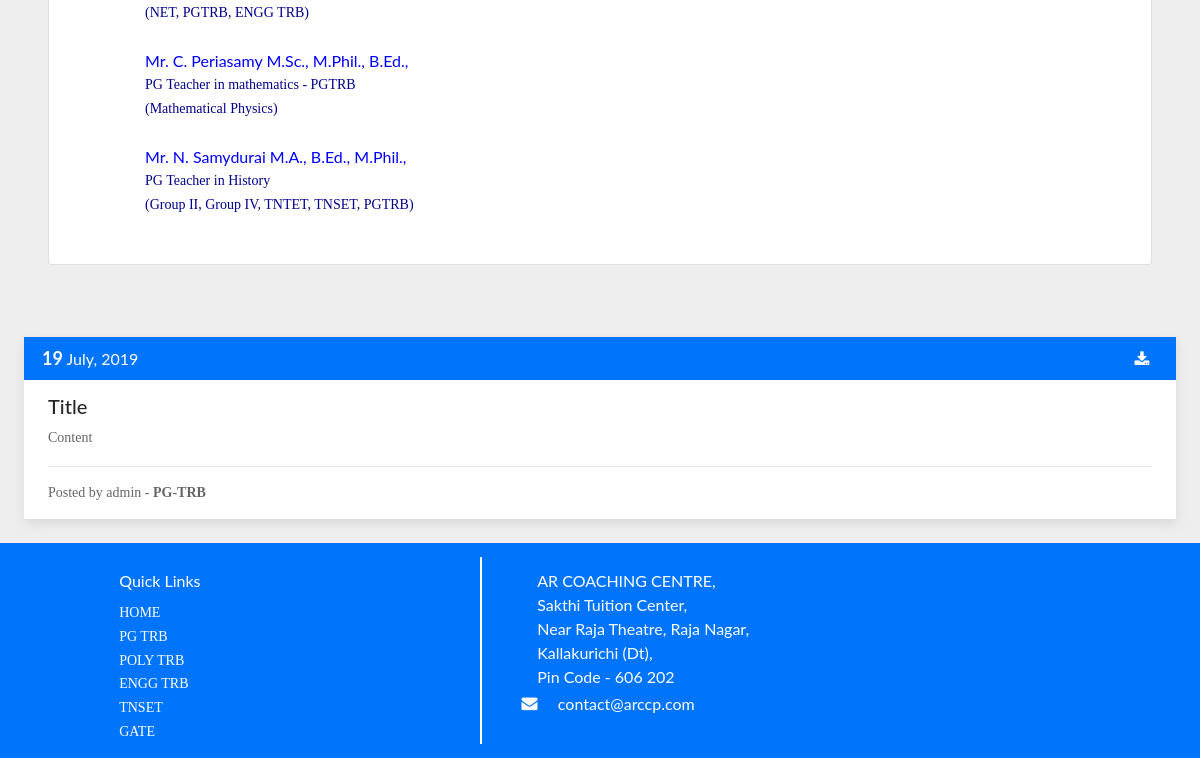
Page /m/pgtrb/ (lower part) on the earlier database version.
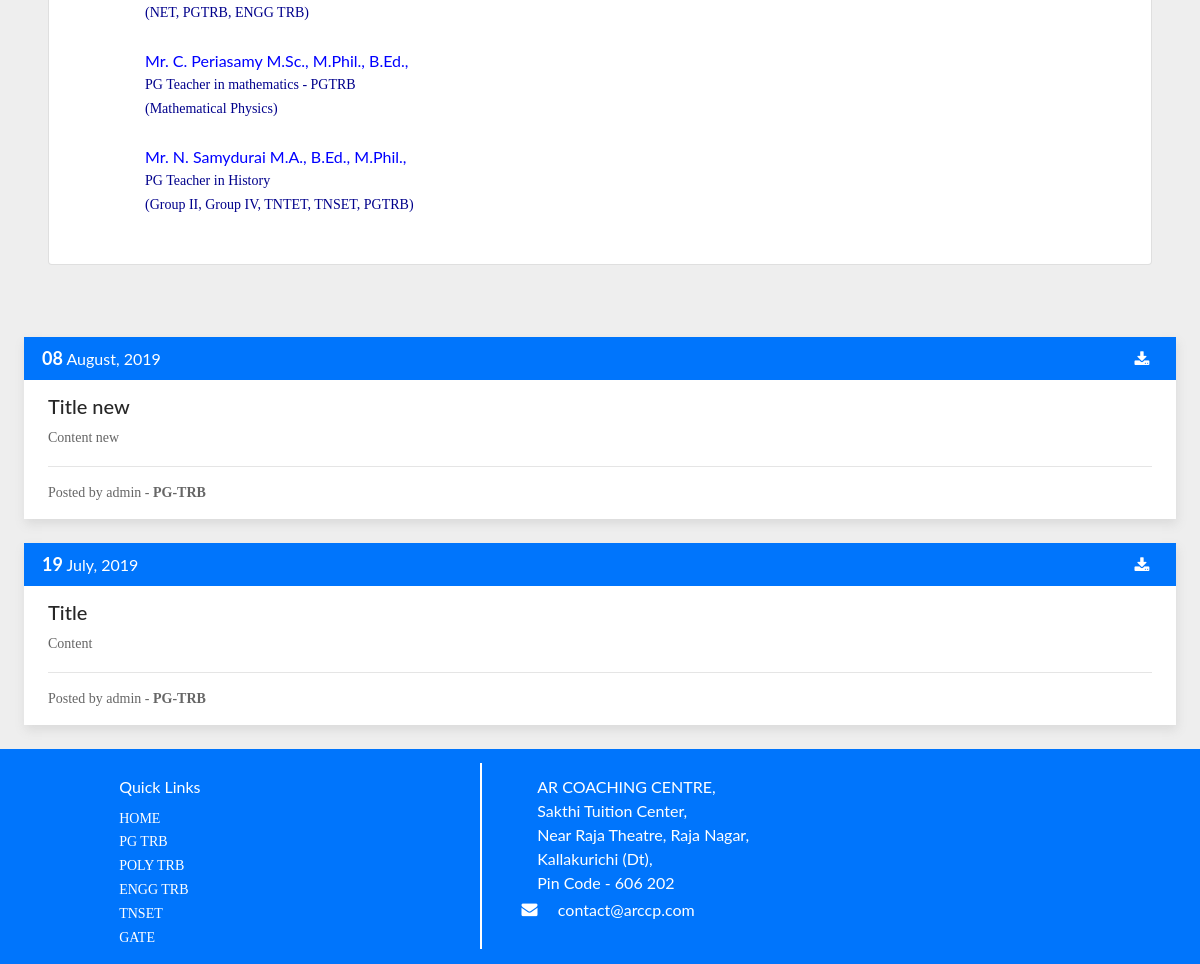
Same page on the later database version.
### blog/models.py (models this page shows, shortened)
class Post(models.Model):
	CHOICES=(('PG-TRB','PG-TRB'),('POLY-TRB','POLY-TRB'),('ENGR-TRB','ENGR-TRB'),('TNSET','TNSET'),('GATE','GATE'))
	title = models.CharField(max_length=255)
	content = RichTextField()
	date_posted = models.DateTimeField(default=timezone.now)
	author = models.ForeignKey(User, on_delete=models.CASCADE)
	tag =  models.CharField(max_length=255, choices=CHOICES, null=False)
	link = models.CharField(max_length=255, blank=True)

### blog/mviews.py (the view)
# urls.py: path('pgtrb/', views.pgtrb, name='pgtrb'),
def pgtrb(request):
    context={
        'posts': Post.objects.filter(tag='PG-TRB'),
        'announces': Announcement.objects.all().order_by('-id')[:7]
    }
    return render(request, "posts/mobile/pgtrb.html",context)

### blog/templates/posts/mobile/pgtrb.html (shortened to what this page needs)
{% extends "blog/mobile/base.html" %}
{% block content %}
<div class="card" style="padding: 8% 8% 2% 8%; margin: 4%" >
        <label style="color: blue">Mr. A. Ramesh M.Sc., M.Phil., B.Ed.,
            <p style="color: darkblue;">Assistant professor,  Dept. of Physics<br>
            (NET, PGTRB, ENGG TRB)</p>
        </label>
        <label style="color: blue">Mr. C. Periasamy M.Sc., M.Phil., B.Ed.,
            <p style="color: darkblue">PG Teacher in mathematics - PGTRB<br>
            (Mathematical Physics)</p>
        </label>
        <label style="color: blue">Mr. N. Samydurai M.A., B.Ed., M.Phil.,
            <p style="color: darkblue">PG Teacher in History<br>
            (Group II, Group IV, TNTET, TNSET, PGTRB) <br></p>
        </label>
</div>
<br>
<div style="width: 100%;">
        {% for Post in posts reversed %}
        <div class="post-body">
                <div class="post-head">
                    <div>
                            <b style="font-size: 18px">{{Post.date_posted|date:"d"}}</b>
                            <c style="margin-top: 3%">{{Post.date_posted|date:"F, Y"}}</c>
                            <a href="http://{{Post.link}}" class="fa fa-download" style="color: white; float: right; padding-top: 6px"></a>
                    </div>
                </div>
                <div class="post-content">
                    <h5 style="color: rgb(39, 39, 39)">{{Post.title}}</h5>
                    {{Post.content|safe}}
                </div>
                <div class="post-sub">
                                    <p style="margin: 0">Posted by {{Post.author}} - <b>{{Post.tag}}</b></p>
                </div>
            </div><br>
        {% endfor %}
    </div>
    {% endblock content %}

Differences in the rows shown:
added Post: date_posted "08", date_posted "August, 2019", title "Title new", content "Content new", author "admin", tag "PG-TRB"
